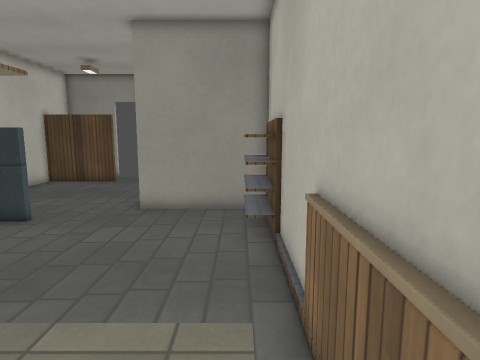
[1] (above)

13 first-person views from a walk through a 3-D level made in the Godot game engine. The camera is 1.5 m above the floor, tilts 8° down and sees 75° across. The floor is counted in squares, 0.5 m on a side. Each view is taken from the middle of a square. On the plan, view 1 faces up. The plan holds only what a view shows up to about 20 squares ahead; the rest is blank. Surface patterns are stand-ins for the level's own textures.

[2]
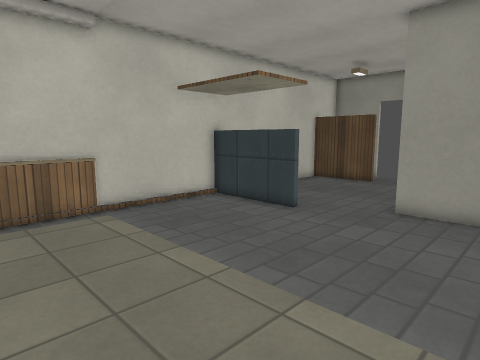

[3]
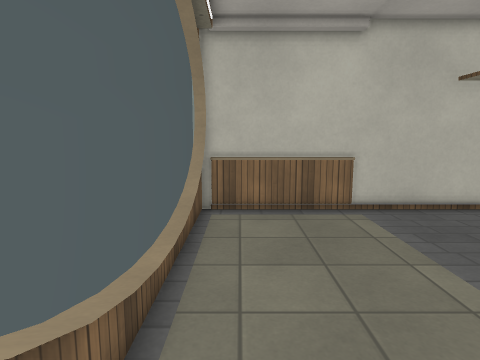

[4]
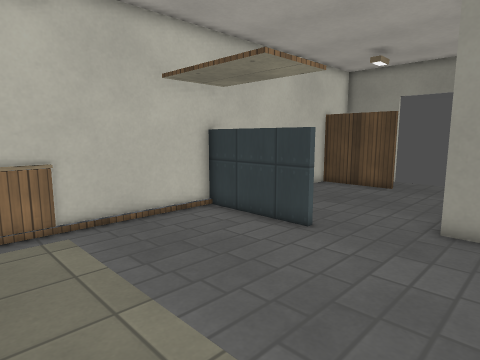

[5]
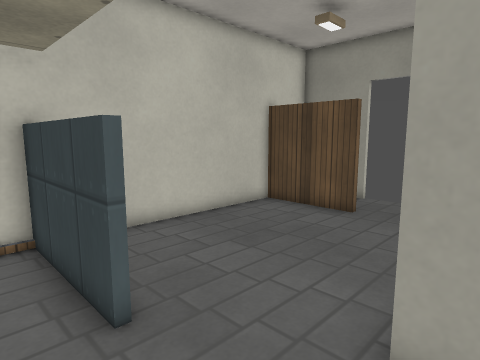

[6]
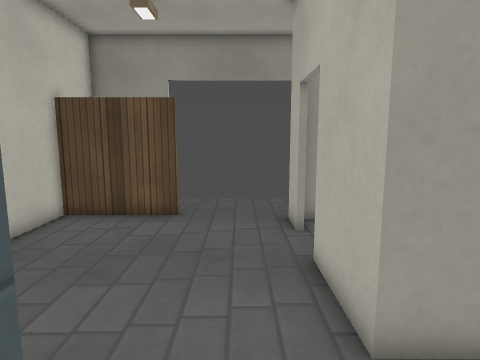

[7]
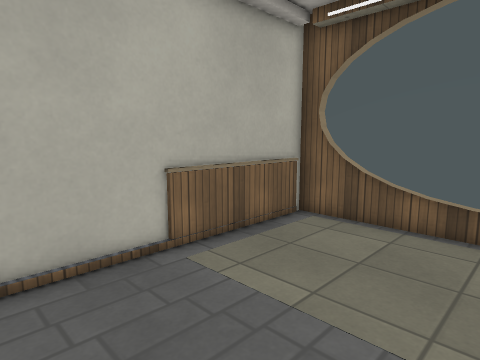

[8]
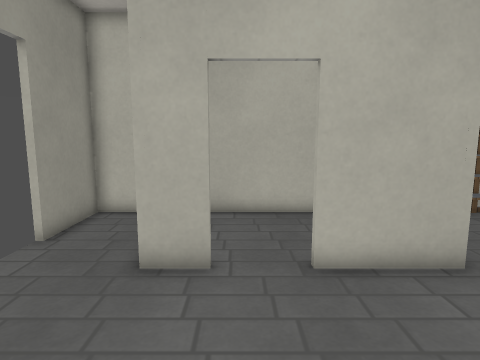

[9]
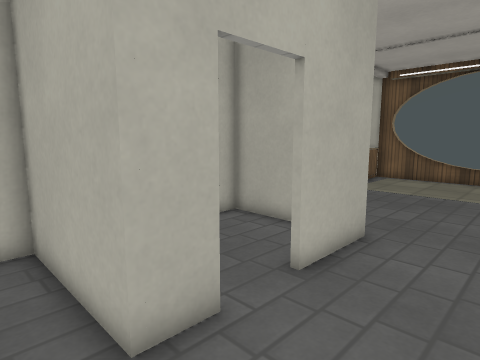

[10]
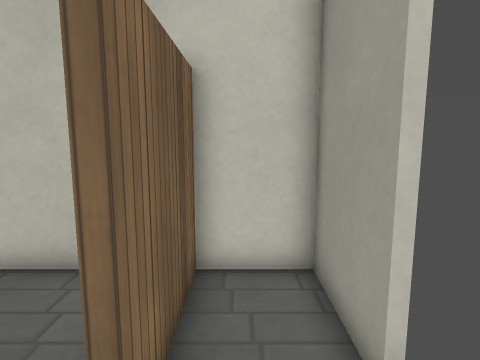

[11]
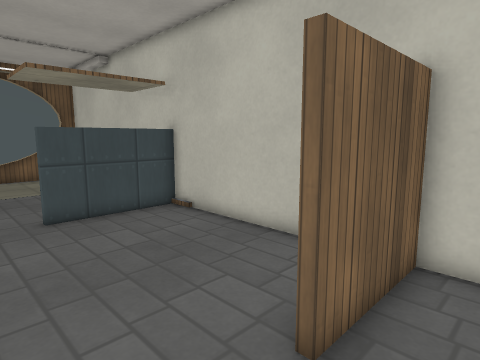

[12]
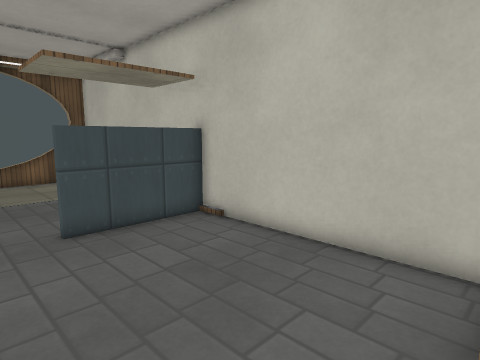

[13]
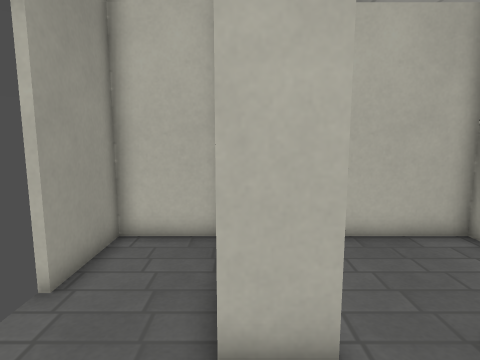

### Floor plan
Points are (right, up) in squares from view 1. A wall is a line through its corners. A room is listed if a view was taken in it or the views show most of it. See-through windows are left out.
Room 1 (views 1, 2, 3, 4, 5, 6, 7)
walls: (-7.5, 10.8) (-12.8, 10.8); (-12.6, 4.8) (-12.6, -1.1); (0.2, 9.2) (0.2, 9.8); (1, 8.6) (1, 12); (-3.5, -1.6) (1.2, -1.6) (1.2, 8.7) (0.1, 8.7); (-12.8, 11) (-12.8, -2); (-10.9, -1.6) (-8.4, -1.6); (1.1, 12.9) (-4.2, 12.9); (1, -1.2) (1, 4.6)
ways out: opening at (-6, 12.7) to room 2
Room 2 (views 8, 9, 10, 11, 12, 13)
walls: (-4.2, 18.6) (-4.2, 20.3) (1.2, 20.3) (1.2, 23.7) (-2.4, 23.7); (-4.2, 12.9) (-4.2, 16.4); (-9.2, 23.7) (-12.8, 23.7) (-12.8, 21) (-8.4, 21) (-8.4, 20.7) (-12.8, 20.7) (-12.8, 11); (-12.9, 11.1) (-7.5, 11.1)
ways out: opening at (-6, 12.7) to room 1; opening at (-4, 17.5) to room 3; gap at (-2, 24)
Room 3 (no view inside)
walls: (-3.2, 20.1) (-3.8, 20.1); (-1.8, 13.1) (1.2, 13.1) (1.2, 19.2)
ways out: opening at (-4, 17.5) to room 2

Positions as (right, up) in squares from view 1, and headings:
1: (0, 0), facing up
2: (0, 0), facing up-left
3: (0, 0), facing left
4: (-2, 2), facing up-left
5: (-3, 9), facing up-left
6: (-6, 9), facing up
7: (-6, 9), facing down-right
8: (-11, 18), facing right
9: (-8, 22), facing down-right
10: (-6, 22), facing left
11: (-5, 23), facing down-left
12: (-5, 21), facing down-left
13: (-8, 20), facing right
